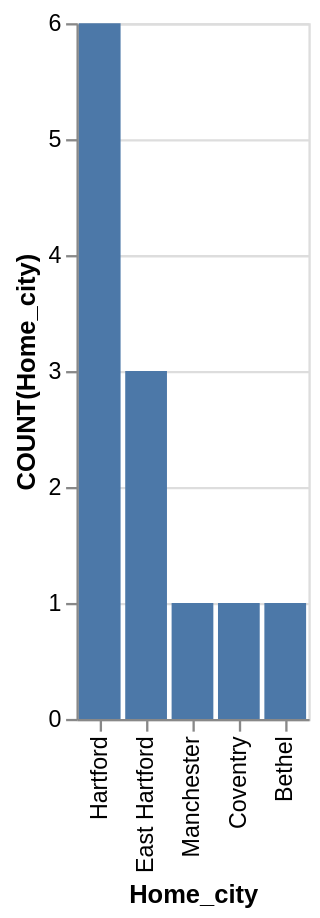

Vega-Lite specification stored for this chart:
### Vega-Lite specification from a JSON file in a GitHub repository (floating-point values rounded to 4 significant figures)
{"data": {"values": [{"x_data": "Hartford", "y_data": 6}, {"x_data": "East Hartford", "y_data": 3}, {"x_data": "Manchester", "y_data": 1}, {"x_data": "Coventry", "y_data": 1}, {"x_data": "Bethel", "y_data": 1}]}, "mark": "bar", "encoding": {"x": {"field": "x_data", "type": "nominal", "title": "Home_city", "sort": {"op": "sum", "field": "y_data", "order": "descending"}}, "y": {"field": "y_data", "type": "quantitative", "title": "COUNT(Home_city)"}}}
